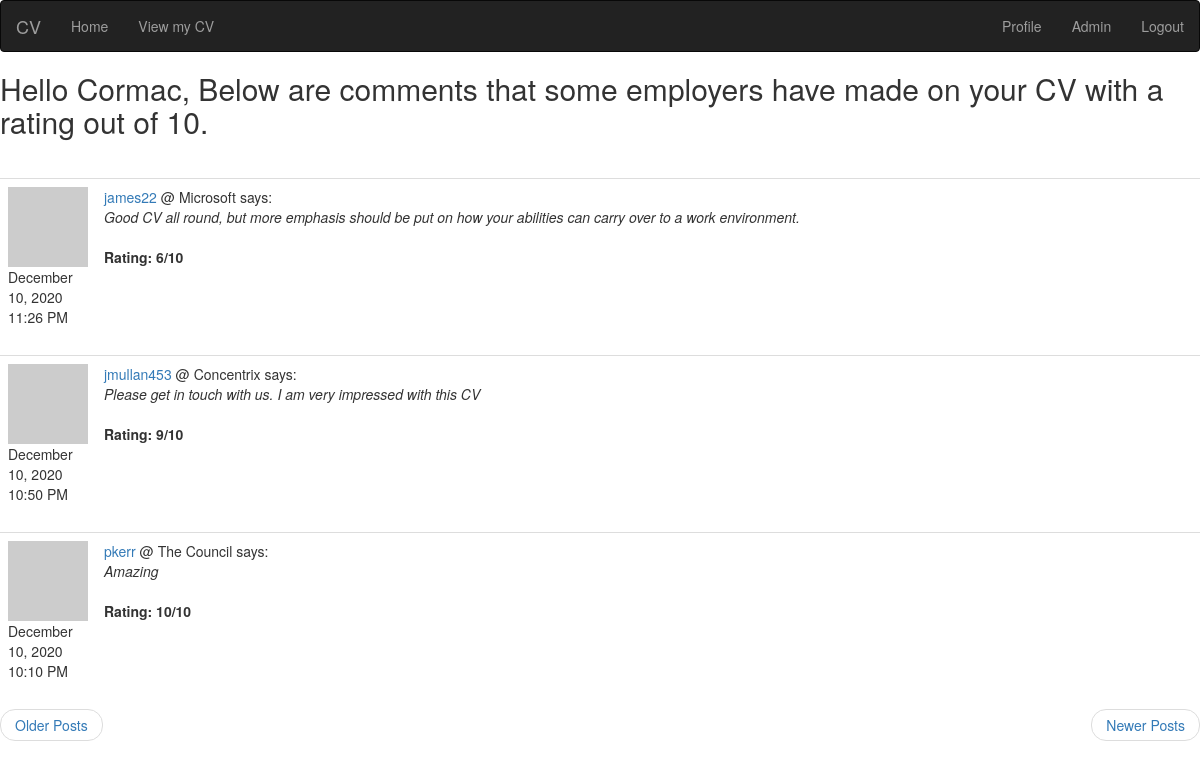
Page /index?page=2 (signed in) on the committed database.
### app/models.py (models this page shows, shortened)
class User(UserMixin, db.Model):
    id = db.Column(db.Integer, primary_key=True)
    first_name = db.Column(db.String(64), index=True)
    last_name = db.Column(db.String(64), index=True)
    username = db.Column(db.String(64), index=True, unique=True)
    company = db.Column(db.String(64), index=True)
    contact_no = db.Column(db.Integer(), index=True)
    email = db.Column(db.String(120), index=True, unique=True)
    password_hash = db.Column(db.String(128))
    about_me = db.Column(db.String(140))
    is_admin = db.Column(db.Boolean, default=False)
    views = db.Column(db.Integer(), default= 0)
    downloads = db.Column(db.Integer(), default = 0)
    last_seen = db.Column(db.DateTime, default= datetime.utcnow)
    posts = db.relationship('Post', backref='author', lazy='dynamic')
    @login.user_loader
    def load_user(id):
        return User.query.get(int(id))
    def avatar(self, size):
        digest = md5(self.email.lower().encode('utf-8')).hexdigest()
        return  'https://www.gravatar.com/avatar/{}?d=identicon&s={}'.format(digest, size)

class Post(db.Model):
    id = db.Column(db.Integer, primary_key=True)
    body = db.Column(db.Text)
    rating = db.Column(db.Integer)
    timestamp = db.Column(db.DateTime(), index=True,
    default = datetime.utcnow)
    user_id = db.Column(db.Integer, db.ForeignKey('user.id'))

### app/routes.py (the view)
@app.route('/')
@app.route('/index')
def index():
    page = request.args.get('page', 1, type=int)
    posts = Post.query.order_by(Post.timestamp.desc()).paginate(
        page, app.config['POSTS_PER_PAGE'], False)
    next_url = url_for('index', page=posts.next_num) \
        if posts.has_next else None
    prev_url = url_for('index', page=posts.prev_num) \
        if posts.has_prev else None
    return render_template("index.html", title='Index', user=user, posts=posts.items, next_url=next_url, prev_url=prev_url)

### app/routes.py (called while the page is built)
@app.before_request
def before_request():
    if current_user.is_authenticated:
        current_user.last_seen = datetime.utcnow()
        db.session.commit()

@app.context_processor              #Needed to return total views and downloads to admin/index.html template. Although
def total_count():                  #this code will inject the two returned variables to all templates, it will only show on
    users = User.query.all()        #on the admin/index template as that is where I have referenced them.
    view_total = 0
    for u in users:                     #This function querys all users in db, iterates through views & downloads of each
        view_total+= u.views            #and adds that value to the total views/downloads variables.
    download_total = 0
    for z in users:
        download_total+= z.downloads
    return dict(view_total=view_total, download_total=download_total)

### app/templates/index.html
{% extends "base.html" %}
{% block content %}
        {% if current_user.is_anonymous %}
        {% include 'notLogged.html' %}
        {% elif current_user.is_authenticated and current_user.is_admin %}
        {% include 'loggedAdmin.html' %}
        {% else %}
        {% include 'loggedIndex.html' %}
        {% endif %}
{% endblock %}

### app/templates/loggedAdmin.html
{% if not posts %}
<h2>Hello {{ current_user.first_name }}, no-one has reviewed your CV, yet....</h2>
{% else %}
<h2> Hello {{ current_user.first_name }}, Below are comments that some employers have made on your CV with a rating out of 10. </h2>
<br>
<br>
    {% for post in posts %}
      {% include "_post.html" %}
    {% endfor %}
    <ul class="pager">
    {% if prev_url %}
    <li class="next"><a href="{{ prev_url }}">Newer Posts</a> </li>
    {% endif %}
    {% if next_url %}
    <li class="previous"><a href="{{ next_url }}">Older Posts</a> </li>
    </ul>
    {% endif %}
    {% endif %}

### app/templates/_post.html
<table class="table table-hover">
    <tr>
        <td width="70px">
            <a href="{{ url_for('user', username=post.author.username) }}">
                <img src="{{ post.author.avatar(70) }}" />
            </a>
            {{ moment(post.timestamp).format('LLL') }}
        </td>
        <td>
            <a href="{{ url_for('user', username=post.author.username) }}">
                {{ post.author.username }} </a> @ {{ post.author.company }}
            says:
            <br>
            <em>{{ post.body }} </em><br> <br>
            <strong>Rating: {{ post.rating }}/10 </strong>
        </td>
    </tr>
</table>

### app/static/style.css (style rules this page uses)
h2 { margin: auto; }
#work h1, h2 { text-align: left; }

### rows in the picture
User: first_name "Cormac"
Post: timestamp "December 10, 2020 11:26 PM", author.username "james22", author.company "Microsoft", body "Good CV all round, but more emphasis should be put on how your abilities can carry over to a work environment.", rating "6"
Post: timestamp "December 10, 2020 10:50 PM", author.username "jmullan453", author.company "Concentrix", body "Please get in touch with us. I am very impressed with this CV", rating "9"
Post: timestamp "December 10, 2020 10:10 PM", author.username "pkerr", author.company "The Council", body "Amazing", rating "10"
